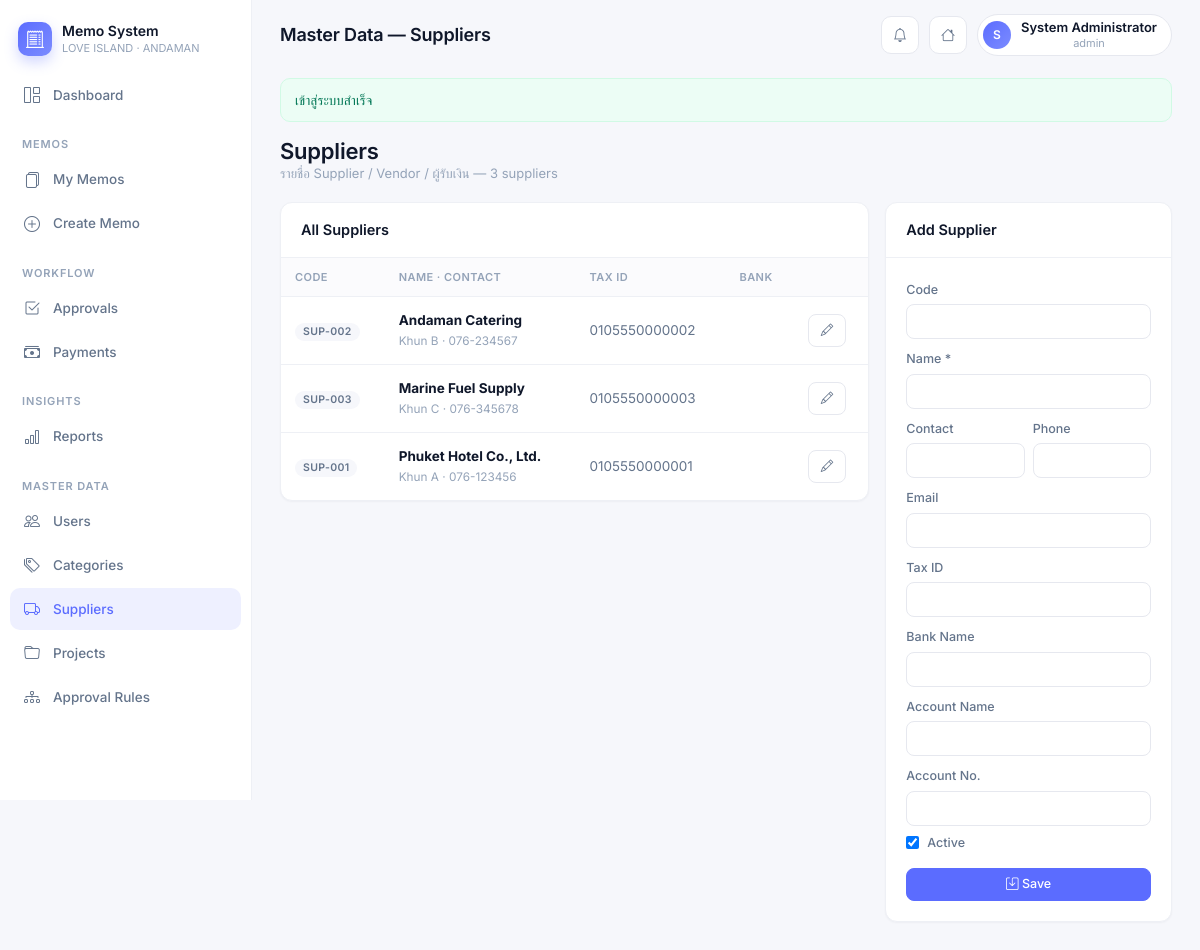
The page /master/suppliers (signed in) on the database its author committed.
### tables this page shows
CREATE TABLE suppliers (
    id                  BIGINT PRIMARY KEY AUTO_INCREMENT,
    supplier_code       VARCHAR(50) UNIQUE,
    supplier_name       VARCHAR(255) NOT NULL,
    contact_name        VARCHAR(255),
    phone               VARCHAR(50),
    email               VARCHAR(255),
    tax_id              VARCHAR(50),
    address             TEXT,
    bank_name           VARCHAR(255),
    bank_account_name   VARCHAR(255),
    bank_account_number VARCHAR(100),
    is_active           BOOLEAN DEFAULT TRUE,
    created_at          DATETIME DEFAULT CURRENT_TIMESTAMP,
    updated_at          DATETIME DEFAULT CURRENT_TIMESTAMP ON UPDATE CURRENT_TIMESTAMP
);

### app/controllers/MasterDataController.php (called while the page is built, shortened)
<?php
class MasterDataController extends Controller
{
    public function suppliers(): void
    {
        $this->view('master/suppliers', [
            'pageTitle' => 'Master Data — Suppliers',
            'suppliers' => Supplier::all('supplier_name ASC'),
        ]);
    }
}

### public/index.php (called while the page is built, shortened)
<?php
require __DIR__ . '/../app/core/helpers.php';
$router = new Router();
$router->get('/login',  'AuthController@showLogin');
$router->post('/login', 'AuthController@login');
$router->get('/logout', 'AuthController@logout');
$router->get('/',          'DashboardController@index');
$router->get('/dashboard', 'DashboardController@index');
$router->get('/memos',                   'MemoController@index');
$router->get('/memos/create',            'MemoController@create');
$router->post('/memos',                  'MemoController@store');
$router->get('/memos/{id}',              'MemoController@show');
$router->get('/memos/{id}/edit',         'MemoController@edit');
$router->post('/memos/{id}',             'MemoController@update');
$router->post('/memos/{id}/submit',      'MemoController@submit');
$router->post('/memos/{id}/cancel',      'MemoController@cancel');
$router->get('/memos/{id}/pdf',          'MemoController@pdf');
$router->post('/memos/{id}/items',           'MemoController@addItem');
$router->post('/memos/{id}/items/{itemId}/delete', 'MemoController@deleteItem');
$router->post('/memos/{id}/attachments',          'MemoController@uploadAttachment');
$router->post('/attachments/{id}/delete',         'MemoController@deleteAttachment');
$router->get('/approvals',                      'ApprovalController@index');
$router->post('/memos/{id}/approve',            'ApprovalController@approve');
$router->post('/memos/{id}/reject',             'ApprovalController@reject');
$router->post('/memos/{id}/revision',           'ApprovalController@revision');
$router->get('/payments',                       'PaymentController@index');
$router->get('/memos/{id}/payment',             'PaymentController@create');
$router->post('/memos/{id}/payment',            'PaymentController@store');
$router->post('/memos/{id}/close',              'PaymentController@close');
$router->get('/reports',                        'ReportController@index');
$router->get('/reports/by-company',             'ReportController@byCompany');
$router->get('/reports/by-department',          'ReportController@byDepartment');
$router->get('/reports/by-category',            'ReportController@byCategory');
$router->get('/reports/monthly',                'ReportController@monthly');
$router->get('/reports/pending-approval',       'ReportController@pendingApproval');
$router->get('/reports/pending-payment',        'ReportController@pendingPayment');
$router->get('/master/users',                   'MasterDataController@users');
$router->post('/master/users',                  'MasterDataController@saveUser');
$router->get('/master/companies',               'MasterDataController@companies');
$router->get('/master/departments',             'MasterDataController@departments');
$router->get('/master/categories',              'MasterDataController@categories');
$router->post('/master/categories',             'MasterDataController@saveCategory');
$router->get('/master/suppliers',               'MasterDataController@suppliers');
$router->post('/master/suppliers',              'MasterDataController@saveSupplier');
$router->get('/master/projects',                'MasterDataController@projects');
$router->post('/master/projects',               'MasterDataController@saveProject');
$router->get('/master/approval-rules',          'MasterDataController@approvalRules');
$router->get('/api/companies/{id}/departments', 'MasterDataController@apiDepartments');
$router->dispatch($_SERVER['REQUEST_METHOD'], $_SERVER['REQUEST_URI']);

### config/database.php (called while the page is built)
<?php
$env = static function (string $key, $default = null) {
    $val = getenv($key);
    return ($val === false || $val === '') ? $default : $val;
};
$parseUrl = static function (?string $url): ?array {
    if (!$url) return null;
    $p = parse_url($url);
    if (!$p) return null;
    return [
        'host'     => $p['host']     ?? 'localhost',
        'port'     => $p['port']     ?? 3306,
        'database' => isset($p['path']) ? ltrim($p['path'], '/') : '',
        'username' => $p['user']     ?? '',
        'password' => $p['pass']     ?? '',
    ];
};
$conn = $parseUrl($env('DATABASE_URL') ?? $env('MYSQL_URL'));
if (!$conn) {
    $conn = [
        'host'     => $env('MYSQLHOST',     $env('DB_HOST', '127.0.0.1')),
        'port'     => (int) $env('MYSQLPORT', $env('DB_PORT', 3306)),
        'database' => $env('MYSQLDATABASE', $env('DB_NAME', 'expense_memo')),
        'username' => $env('MYSQLUSER',     $env('DB_USER', 'root')),
        'password' => $env('MYSQLPASSWORD', $env('DB_PASSWORD', '')),
    ];
}
return [
    'driver'    => 'mysql',
    'host'      => $conn['host'],
    'port'      => (int) $conn['port'],
    'database'  => $conn['database'],
    'username'  => $conn['username'],
    'password'  => $conn['password'],
    'charset'   => 'utf8mb4',
    'collation' => 'utf8mb4_unicode_ci',
    'options'   => [
        PDO::ATTR_ERRMODE            => PDO::ERRMODE_EXCEPTION,
        PDO::ATTR_DEFAULT_FETCH_MODE => PDO::FETCH_ASSOC,
        PDO::ATTR_EMULATE_PREPARES   => false,
    ],
];

### app/core/Database.php (called while the page is built, shortened)
<?php
class Database
{
    private static ?PDO $pdo = null;
    public static function connection(): PDO
    {
        $cfg = require __DIR__ . '/../../config/database.php';
        $dsn = sprintf(
            '%s:host=%s;port=%d;dbname=%s;charset=%s',
            $cfg['driver'], $cfg['host'], $cfg['port'], $cfg['database'], $cfg['charset']
        );
        try {
            self::$pdo = new PDO($dsn, $cfg['username'], $cfg['password'], $cfg['options']);
        } catch (PDOException $e) {
            http_response_code(500);
            die('Database connection failed: ' . $e->getMessage());
        }
        return self::$pdo;
    }
    public static function select(string $sql, array $params = []): array
    {
        $stmt = self::connection()->prepare($sql);
        $stmt->execute($params);
        return $stmt->fetchAll();
    }
}

### app/core/Model.php (called while the page is built, shortened)
<?php
abstract class Model
{
    protected static string $table = '';
    public static function all(string $orderBy = 'id ASC'): array
    {
        return Database::select("SELECT * FROM " . static::$table . " ORDER BY $orderBy");
    }
}

### app/core/helpers.php (called while the page is built, shortened)
<?php
if (!function_exists('config')) {
    function config(string $key = null) {
        static $cfg = null;
        if ($cfg === null) $cfg = require __DIR__ . '/../../config/config.php';
        $parts = explode('.', $key);
        $val = $cfg;
        foreach ($parts as $p) $val = $val[$p] ?? null;
        return $val;
    }
}
if (!function_exists('url')) {
    function url(string $path = '/') : string {
        $base = rtrim(config('app.base_url'), '/');
        return $base . '/' . ltrim($path, '/');
    }
}
if (!function_exists('e')) {
    function e($val) : string {
        return htmlspecialchars((string) $val, ENT_QUOTES | ENT_SUBSTITUTE, 'UTF-8');
    }
}

### app/views/master/suppliers.php (the view, shortened to what this page needs)
<div class="page-title">
    <div>
        <h3>Suppliers</h3>
        <div class="meta">รายชื่อ Supplier / Vendor / ผู้รับเงิน — <?= count($suppliers) ?> suppliers</div>
    </div>
</div>
<div class="row g-3">
    <div class="col-lg-8">
        <div class="emm-card">
            <div class="emm-card-header"><strong>All Suppliers</strong></div>
            <div class="table-responsive">
                <table class="emm-table">
                    <thead><tr><th>Code</th><th>Name · Contact</th><th>Tax ID</th><th>Bank</th><th></th></tr></thead>
                    <tbody>
                        <?php foreach ($suppliers as $s): ?>
                            <tr>
                                <td><span class="role-tag" style="background: var(--emm-bg); color: var(--emm-text-muted);"><?= e($s['supplier_code'] ?? '—') ?></span></td>
                                <td>
                                    <strong><?= e($s['supplier_name']) ?></strong>
                                    <?php if (!empty($s['contact_name'])): ?><br><small class="text-soft"><?= e($s['contact_name']) ?> · <?= e($s['phone']) ?></small><?php endif; ?>
                                </td>
                                <td class="text-muted small"><?= e($s['tax_id']) ?></td>
                                <td class="text-muted small"><?= e($s['bank_name']) ?> <?= e($s['bank_account_number']) ?></td>
                                <td><button class="btn btn-sm btn-outline-secondary" onclick='edit(<?= json_encode($s) ?>)'><i class="bi bi-pencil"></i></button></td>
                            </tr>
                        <?php endforeach; ?>
                    </tbody>
                </table>
            </div>
        </div>
    </div>
    <div class="col-lg-4">
        <div class="emm-card">
            <div class="emm-card-header"><strong id="ttl">Add Supplier</strong></div>
            <form method="post" action="<?= url('/master/suppliers') ?>" class="emm-card-body">
                <div class="row g-2">
                    <div class="col-12"><label class="form-label">Code</label><input name="supplier_code" id="supplier_code" class="form-control form-control-sm"></div>
                    <div class="col-12"><label class="form-label">Name *</label><input name="supplier_name" id="supplier_name" class="form-control form-control-sm" required></div>
                    <div class="col-6"><label class="form-label">Contact</label><input name="contact_name" id="contact_name" class="form-control form-control-sm"></div>
                    <div class="col-6"><label class="form-label">Phone</label><input name="phone" id="phone" class="form-control form-control-sm"></div>
                    <div class="col-12"><label class="form-label">Email</label><input name="email" id="email" class="form-control form-control-sm"></div>
                    <div class="col-12"><label class="form-label">Tax ID</label><input name="tax_id" id="tax_id" class="form-control form-control-sm"></div>
                    <div class="col-12"><label class="form-label">Bank Name</label><input name="bank_name" id="bank_name" class="form-control form-control-sm"></div>
                    <div class="col-12"><label class="form-label">Account Name</label><input name="bank_account_name" id="bank_account_name" class="form-control form-control-sm"></div>
                    <div class="col-12"><label class="form-label">Account No.</label><input name="bank_account_number" id="bank_account_number" class="form-control form-control-sm"></div>
                    <div class="col-12"><label style="display: flex; align-items: center; gap: 8px;"><input type="checkbox" name="is_active" id="is_active" value="1" checked> <span class="form-label" style="margin: 0;">Active</span></label></div>
                </div>
                <button class="btn btn-primary btn-sm w-100 mt-3"><i class="bi bi-save"></i> Save</button>
            </form>
        </div>
    </div>
</div>

### app/core/Router.php (shortened to what this page needs)
<?php
class Router
{
    protected array $routes = [];
    private function add(string $method, string $path, $handler, array $middleware): void
    {
        $this->routes[] = [
            'method'     => $method,
            'path'       => $path,
            'handler'    => $handler,
            'middleware' => $middleware,
        ];
    }
    public function dispatch(string $method, string $uri): void
    {
        $uri = parse_url($uri, PHP_URL_PATH) ?? '/';
        foreach ($this->routes as $r) {
            if ($r['method'] !== $method) continue;
            $pattern = preg_replace('#\{([a-zA-Z_]+)\}#', '(?P<$1>[^/]+)', $r['path']);
            $pattern = '#^' . $pattern . '$#';
            if (preg_match($pattern, $uri, $matches)) {
                $params = array_filter($matches, 'is_string', ARRAY_FILTER_USE_KEY);
                $this->call($r['handler'], $params);
                return;
            }
        }
    }
    private function call($handler, array $params): void
    {
        if (is_string($handler) && str_contains($handler, '@')) {
            [$class, $method] = explode('@', $handler);
            $obj = new $fqcn();
            call_user_func_array([$obj, $method], $params);
            return;
        }
        throw new \RuntimeException('Invalid route handler');
    }
}

### rows shown on the page
suppliers: supplier_code "SUP-002", supplier_name "Andaman Catering", contact_name "Khun B", phone "076-234567", tax "0105550000002"
suppliers: supplier_code "SUP-003", supplier_name "Marine Fuel Supply", contact_name "Khun C", phone "076-345678", tax "0105550000003"
suppliers: supplier_code "SUP-001", supplier_name "Phuket Hotel Co., Ltd.", contact_name "Khun A", phone "076-123456", tax "0105550000001"

### other values the page prints
$msg "เข้าสู่ระบบสำเร็จ"
